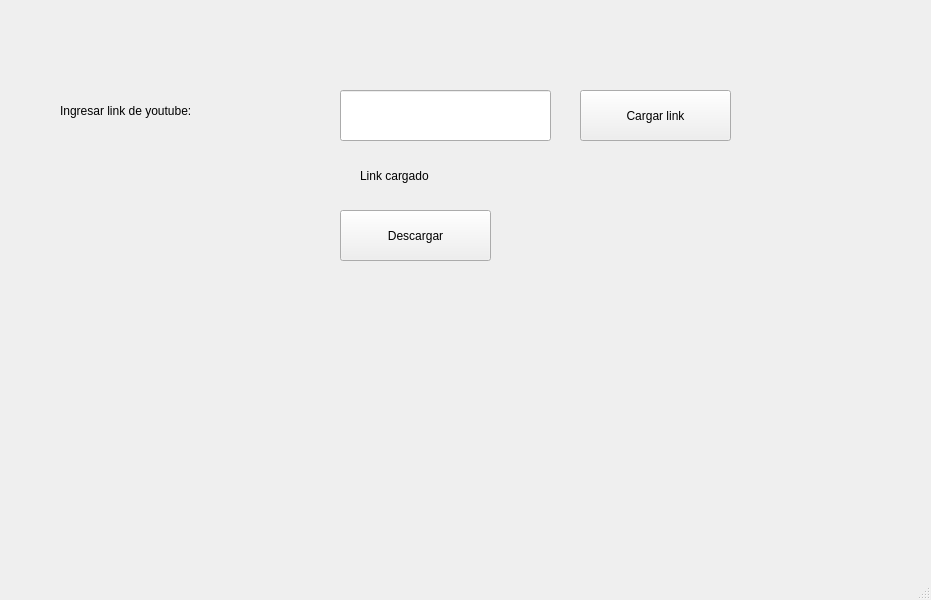
<?xml version="1.0" encoding="UTF-8"?>
<ui version="4.0">
 <class>MainWindow</class>
 <widget class="QMainWindow" name="MainWindow">
  <property name="geometry">
   <rect>
    <x>0</x>
    <y>0</y>
    <width>931</width>
    <height>600</height>
   </rect>
  </property>
  <property name="windowTitle">
   <string>MainWindow</string>
  </property>
  <widget class="QWidget" name="centralwidget">
   <widget class="QLabel" name="labelLink">
    <property name="geometry">
     <rect>
      <x>60</x>
      <y>90</y>
      <width>271</width>
      <height>41</height>
     </rect>
    </property>
    <property name="text">
     <string>Ingresar link de youtube:</string>
    </property>
   </widget>
   <widget class="QLineEdit" name="entryLink">
    <property name="geometry">
     <rect>
      <x>340</x>
      <y>90</y>
      <width>211</width>
      <height>51</height>
     </rect>
    </property>
   </widget>
   <widget class="QPushButton" name="cargaLink">
    <property name="geometry">
     <rect>
      <x>580</x>
      <y>90</y>
      <width>151</width>
      <height>51</height>
     </rect>
    </property>
    <property name="text">
     <string>Cargar link</string>
    </property>
   </widget>
   <widget class="QPushButton" name="botonDescarga">
    <property name="geometry">
     <rect>
      <x>340</x>
      <y>210</y>
      <width>151</width>
      <height>51</height>
     </rect>
    </property>
    <property name="text">
     <string>Descargar</string>
    </property>
   </widget>
   <widget class="QLabel" name="labelCargado">
    <property name="geometry">
     <rect>
      <x>360</x>
      <y>160</y>
      <width>141</width>
      <height>31</height>
     </rect>
    </property>
    <property name="text">
     <string>Link cargado</string>
    </property>
   </widget>
  </widget>
  <widget class="QMenuBar" name="menubar">
   <property name="geometry">
    <rect>
     <x>0</x>
     <y>0</y>
     <width>931</width>
     <height>21</height>
    </rect>
   </property>
  </widget>
  <widget class="QStatusBar" name="statusbar"/>
 </widget>
 <resources/>
 <connections/>
</ui>
